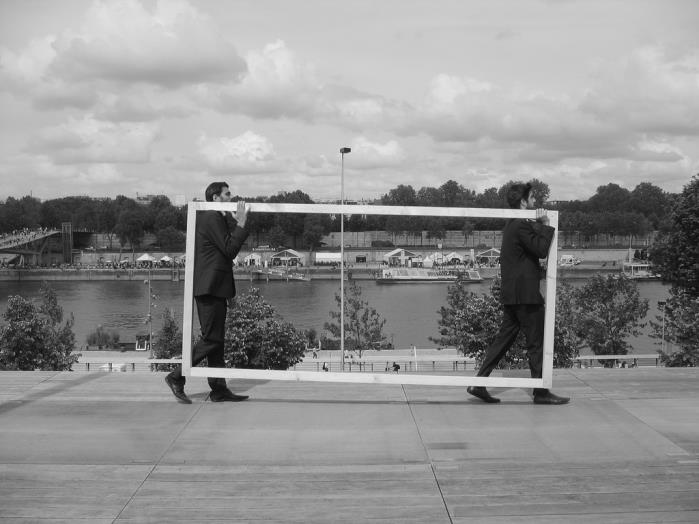
#> input picture Image Warping/media/source.jpg, 699 x 524 px
$ python projective.py   (older library calls are emulated)
#> lines starting #> are read from the running program, lines starting #| are printed output that depends on the picture; after the words box and inside, x2 and y2 are one past the last pixel; in counts of white or black regions, pixels touching at a corner belong together
import numpy as np
from cv2 import cv2
# from scipy.linalg import solve
from scipy import optimize


source, target = 'media/source.jpg', 'media/target.jpg'


def projective(x):
    return np.array([
        192-(x[2]*1)/(1*1),
        195-(x[5]*1)/(1*1),
        170-(x[1]*524+x[2]*1)/(x[7]*524 + 1*1),
        315-(x[4]*524+x[5]*1)/(x[7]*524 + 1*1),
        536-(x[0]*699+x[2]*1)/(x[6]*699+1*1),
        264-(x[3]*699+x[5]*1)/(x[6]*699+1*1),
        509-(x[0]*699+x[1]*524+x[2]*1)/(x[6]*699+x[7]*524+1*1),
        389-(x[3]*699+x[4]*524+x[5]*1)/(x[6]*699+x[7]*524+1*1)
    ])


def main():
    source_img = cv2.imread(source)
#> source_img is the input picture: shape (524, 699, 3); min 1, max 249, mean 145
    target_img = cv2.imread(target)
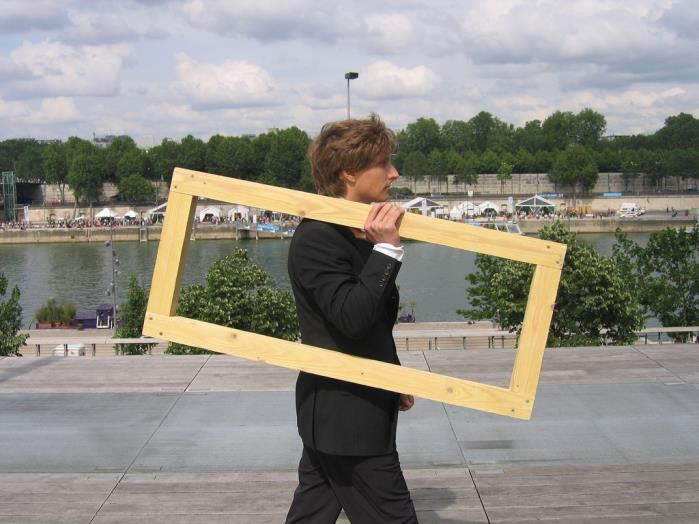
#> input picture Image Warping/media/target.jpg, 699 x 524 px
#> target_img is the input picture: shape (524, 699, 3); mean B, G, R 132.3, 140.1, 142.9

    # source_coordinate = np.array([
    #     [0, 0, 1, 0, 0, 0],
    #     [0, 0, 0, 0, 0, 1],
    #     [0, 524, 1, 0, 0, 0],
    #     [0, 0, 0, 0, 524, 1],
    #     [699, 524, 1, 0, 0, 0],
    #     [0, 0, 0, 699, 524, 1]
    # ])
    # target_coordinate = np.array([192, 195, 170, 315, 509, 389])
    # co = solve(source_coordinate, target_coordinate)
    # co = np.append(co, [0, 0, 1]).reshape(3, 3)

    co = optimize.fsolve(projective, np.zeros(8))
    co = np.append(co, 1).reshape(3, 3)
    source_heigth = np.shape(source_img)[0]
#> source_heigth = 524
    source_width = np.shape(source_img)[1]
#> source_width = 699

    for i in range(source_heigth):
        for j in range(source_width):
            new_pos = np.dot(co, np.array([j, i, 1]))
            new_pos /= new_pos[2]
            new_pos = new_pos.astype(np.int)
            target_img[new_pos[1], new_pos[0], :] = source_img[i, j, :]
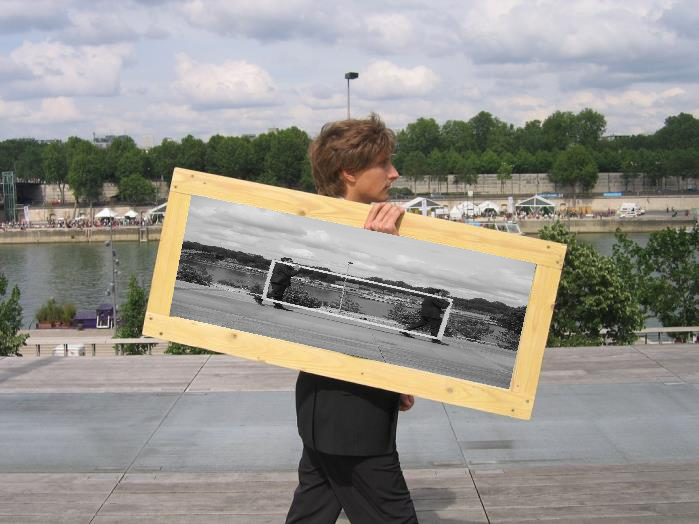
#> target_img: shape (524, 699, 3); 11.99% of pixels changed, all inside (x1, y1, x2, y2) = (170, 195, 536, 389)

    cv2.imwrite('results/projective.jpg', target_img)
    cv2.imshow('Projectve Warping', target_img)
    cv2.waitKey()
    cv2.destroyAllWindows()


if __name__ == '__main__':
    main()
